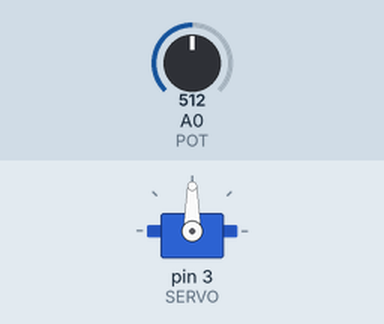
The sketch below on a simulated Arduino Uno, built with avr-gcc and run on an emulated ATmega328P. On the bench: servo. The inputs (shaded band) are chosen by the test bench; at power-on: A0 (POT) = 512.

Above: at 1.2 s.
1.3 s: A0 (POT) set to 716
At 1.8 s:
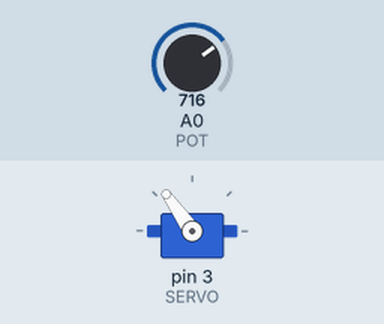
2.8 s: A0 (POT) set to 900
At 4.0 s:
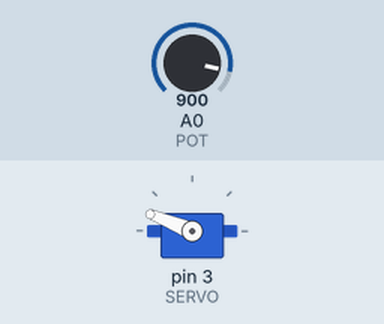
4.3 s: A0 (POT) set to 1023
At 5.5 s:
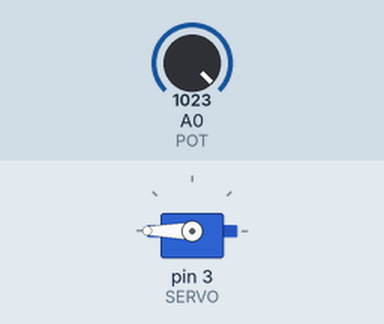
5.8 s: A0 (POT) set to 306
At 6.8 s:
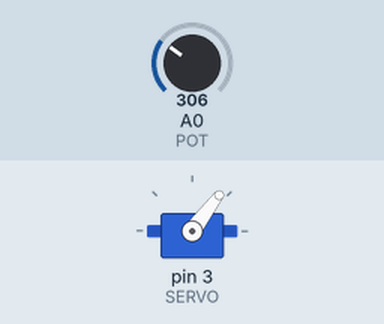
7.3 s: A0 (POT) set to 122
At 8.1 s:
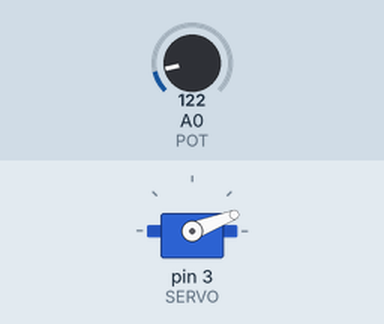
Timing chart, 0 to 9.8 s (numbered marks = the images above; inputs shaded):
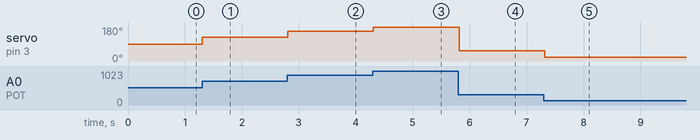

The sketch:

servomoottoripotikalla.ino
```cpp
#include <Servo.h>

int SERVO = 3;
int POT = A0;
int potikka = 0;
int servo = 0;
Servo servo_m;

void setup()
{
  servo_m.attach(SERVO);
}

void loop()
{
  potikka = analogRead(POT);
  servo = map(potikka, 0, 1023, 0, 180);
  servo_m.write(servo);
  delay(100);
}
```

Measured:
- after the input at 1.3 s, servo on pin 3 (SERVO): 90° → 125° at once
- after the input at 2.8 s, servo on pin 3 (SERVO): 125° → 158° at once
- after the input at 4.3 s, servo on pin 3 (SERVO): 158° → 180° at once
- after the input at 5.8 s, servo on pin 3 (SERVO): 180° → 53° at once
- after the input at 7.3 s, servo on pin 3 (SERVO): 53° → 21° at once
